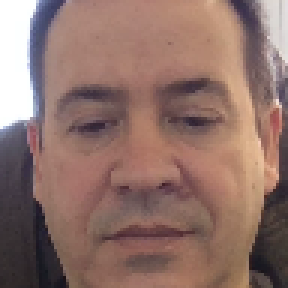
#> input picture modulo5/video-face-id/images/nacho_01.png, 96 x 96 px (shown 3 times larger)
$ python -i image_functions.py   (imports and definitions only)
#> lines starting #> are read from the running program, lines starting #| are printed output that depends on the picture
#> further down, picture is the input picture: shape (96, 96, 3); mean B, G, R 106, 113.6, 143.7
import cv2
import numpy as np

# API FINAL:
# extraeFeaturesImagenFromFile -> De un fichero de una única cara, extraer features
# extraeFeaturesImagen -> De una imagen abierta con cv2, extraer features
# extraeFeaturesRAW -> De una cara ya separada con dimensiones 96, 96, 3, extrae features
# who_is_it_single -> De una imagen abierta con cv2, obtener el match
# who_is_multiple -> De una imagen abierta con cv2, obtener los listados de matchs y no matchs
# who_is_it_RAW -> De una cara ya preparada (96, 96, 3), decir quién es
# identificaCaras ->De una imagen abierta con cv2, extraer las caras y matchs (identificados, fotos_caras, fotos_no_identificados)

PATH_TO_KERAS_MODEL = 'model\inception.h5'

TARGET_SIZE = (96, 96)
DEFAULT_THRESHOLD = 0.5


# preparaImagenCOGE LA IMAGEN y la traspone, por ejemplo, de 96,96,3 a 3,96,96
# [4 lines left out: function prepareImage, not called in this run]


# extraeUnaCaraEXTRAE UNA CARA DE UNA IMAGEN Y LA REDIMENSIONA A TARGET_SIZE
def getOneFace(imagen):
  face_cascade = cv2.CascadeClassifier('classifiers/haarcascade_frontalface_alt.xml')
  gray = cv2.cvtColor(imagen, cv2.COLOR_BGR2GRAY)
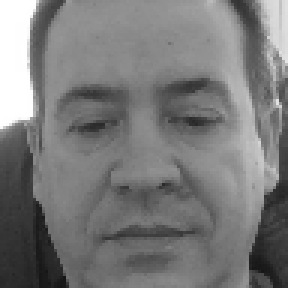
#> gray: shape (96, 96) (shown 3 times larger); min 22, max 255, mean 121.7
  faces = face_cascade.detectMultiScale(gray, 1.3, 5)
#> faces = ()
  if len(faces) > 1:
    print("More than one faces")
    return None
  else:
    for (x, y, w, h) in faces:
      roi = imagen[y:y + h, x:x + w]
      roi = cv2.resize(roi, TARGET_SIZE)
      return roi
#> this loop made 0 passes
  return None


# extraeMultiplesCaras EXTRAE VARIAS CARAS DE UNA IMAGEN Y LAS REDIMENSIONA A TARGET_SIZE
# [30 lines left out: functions getMultiFace, getFaceFromImage, getImageFeature, not called in this run]


# extraeFeaturesImagenFromFile abro la imagen con opencv
def getFeatureFromFile(path, modelo):
  imagen = cv2.imread(path, 1)
  return getImageFeature(imagen, modelo)


# getFeaturesRAW De una única imagen extrae las features
# [7 lines left out: function getFeaturesRAW, not called in this run]


# Si ya tenemos la cara sacada, directamente sacamos el vector de predicciones
# OJO, esta es sólo para usar cuando ya hemos extraído las caras de las fotos, y tiene el tamaño adecuado
def extraeFeaturesCara(img1, modelo):
  features = modelo.predict(np.array([resultado]))
  return features[0]


# De una imagen cualquiera, decir quién es
# [92 lines left out: functions who_is_it_single, who_is_it_RAW, faceID, not called in this run]


import matplotlib.pyplot as plt


# ESTO SOLO PARA JUPYTER
# %matplotlib inline

# [4 lines left out: function pintaImagenRAW, not called in this run]

>>> import cv2
>>> picture = cv2.imread('images/nacho_01.png')
>>> result = getOneFace(picture)

$ run again, on modulo5/video-face-id/images/nacho_02.png
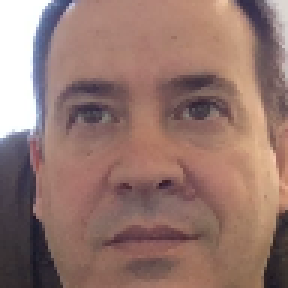
#> input picture modulo5/video-face-id/images/nacho_02.png, 96 x 96 px (shown 3 times larger)
#> picture is the input picture: shape (96, 96, 3); mean B, G, R 110.9, 118.3, 149.2
#> in getOneFace, `gray = cv2.cvtColor(imagen, cv2.COLOR_BGR2GRAY)`:
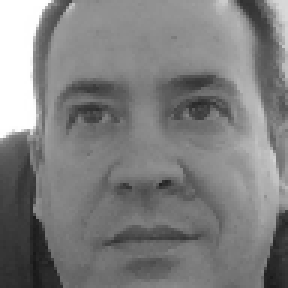
#> gray: shape (96, 96) (shown 3 times larger); min 24, max 255, mean 126.7
#> faces = ()

$ run again, on modulo5/video-face-id/images/nacho_03.png
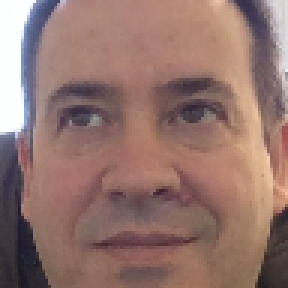
#> input picture modulo5/video-face-id/images/nacho_03.png, 96 x 96 px (shown 3 times larger)
#> picture is the input picture: shape (96, 96, 3); mean B, G, R 109.8, 116.6, 148
#> in getOneFace, `gray = cv2.cvtColor(imagen, cv2.COLOR_BGR2GRAY)`:
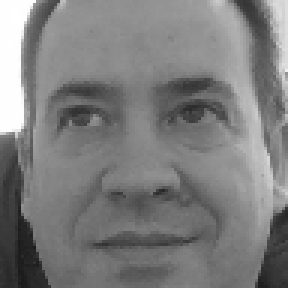
#> gray: shape (96, 96) (shown 3 times larger); min 26, max 255, mean 125.2
#> faces = ()

$ run again, on modulo5/video-face-id/images/nacho_04.png
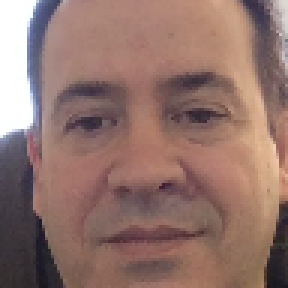
#> input picture modulo5/video-face-id/images/nacho_04.png, 96 x 96 px (shown 3 times larger)
#> picture is the input picture: shape (96, 96, 3); mean B, G, R 108.2, 115.2, 146.4
#> in getOneFace, `gray = cv2.cvtColor(imagen, cv2.COLOR_BGR2GRAY)`:
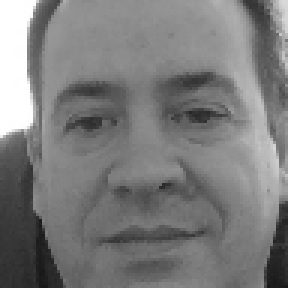
#> gray: shape (96, 96) (shown 3 times larger); min 24, max 255, mean 123.7
#> faces = ()
